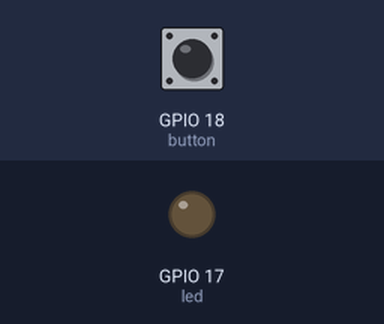
A program run on a simulated Raspberry Pi (BCM pin numbers). Shown: output pins drawn as LEDs (lit = HIGH). Inputs (shaded band) come from the test bench; at power-on: GPIO 18 (button) HIGH.

Above: at 1.2 s.
1.3 s: GPIO 18 (button) pulled LOW for 0.15 s
At 1.37 s:
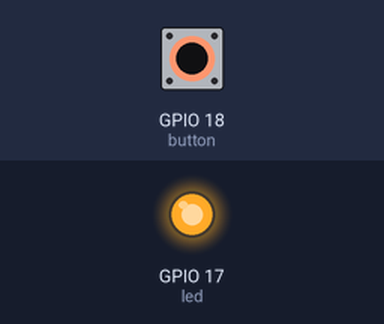
2.9 s: GPIO 18 (button) pulled LOW for 3.2 s
At 7.3 s:
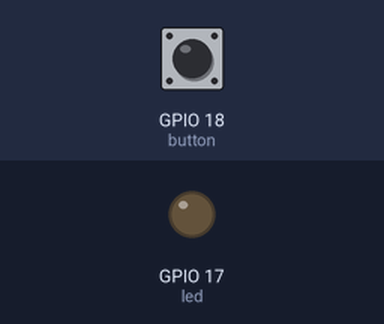
Timing chart, 0 to 8.8 s (numbered marks = the images above; inputs shaded):
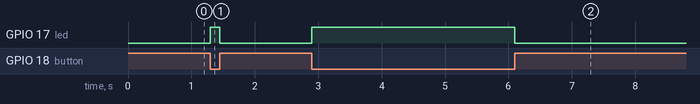

Measured:
- after the input at 1.3 s, GPIO 17 (led): LOW → HIGH at once, → LOW 0.15 s later
- after the input at 2.9 s, GPIO 17 (led): LOW → HIGH at once, → LOW 3.2 s later

The program:

button.py
```python
from gpiozero import LED, Button
from signal import pause

led = LED(17)
button = Button(18)

def buttonOn():
    button.when_pressed = led.on
    button.when_released = led.off
    pause()

try:
    buttonOn()
except KeyboardInterrupt:
    print('Existing...')
finally:
    pass
```
